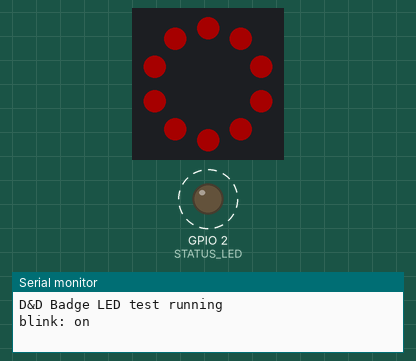
Bench run of a sketch on a simulated ESP8266 (NodeMCU). Shown: 10 RGB LEDs in a ring, first at the top, clockwise, output pins drawn as LEDs (lit = HIGH), the last lines printed to the serial monitor. Dashed ring = blinking. Dim RGB values are drawn brighter than linear.

Above: at 0.4 s.
At 1.4 s:
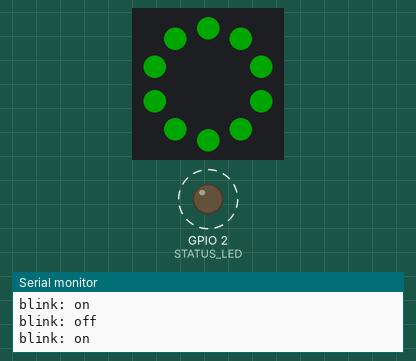
At 1.9 s:
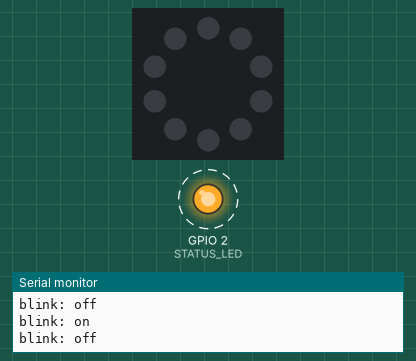
At 2.4 s:
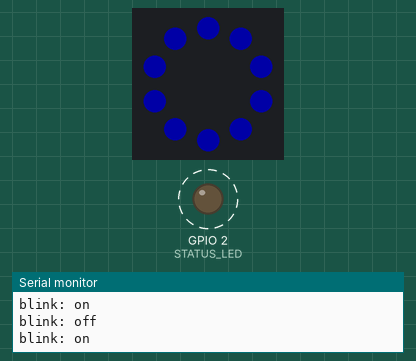
Timing chart, 0 to 3.2 s (numbered marks = the images above):
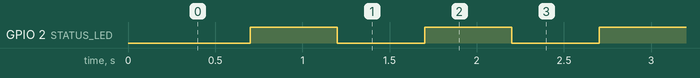

Measured:
- by itself, GPIO 2 (STATUS_LED): alternates HIGH for 0.50 s and LOW for 0.50 s
- by itself, everything shown: repeats every 3.0 s, in 6 steps

The sketch:

led-test.ino
```cpp
// The code is in led-test.cpp. This file only exists because the Arduino IDE
// needs a .ino named after the folder.
```

led-test.cpp
```cpp
// LED test firmware for the web flasher.
//
// Blinks the board's own LED once a second so you can see the flash worked.
//   ESP8266 / ESP-12F (the badge): blue LED on the module, GPIO2.
//     Also cycles the badge's WS2812B ring (GPIO15) red -> green -> blue,
//     if the ring has power (battery switch on).
//   ESP32 / ESP32-S3 / ESP32-C3 dev boards: the board's built-in LED.
//
// Open the flasher's "Logs & Console" to see a "blink" message every second.

#include <Arduino.h>

#if defined(ESP8266)
  #include <Adafruit_NeoPixel.h>
  #define STATUS_LED 2          // ESP-12F on-board LED, lit when LOW
  #define STATUS_ON LOW
  #define STATUS_OFF HIGH
  #define RING_PIN 15           // badge LED_DATA (GPIO15, pulled low by R6)
  #define RING_COUNT 10
  Adafruit_NeoPixel ring(RING_COUNT, RING_PIN, NEO_GRB + NEO_KHZ800);
#endif

static bool on = false;
static uint8_t step = 0;

static void setStatusLed(bool lit) {
#if defined(ESP8266)
  digitalWrite(STATUS_LED, lit ? STATUS_ON : STATUS_OFF);
#elif defined(RGB_BUILTIN)
  // S3 / C3 dev boards have an addressable RGB LED instead of a plain one.
  if (lit) neopixelWrite(RGB_BUILTIN, 0, 0, 40);
  else neopixelWrite(RGB_BUILTIN, 0, 0, 0);
#elif defined(LED_BUILTIN)
  digitalWrite(LED_BUILTIN, lit ? HIGH : LOW);
#else
  digitalWrite(2, lit ? HIGH : LOW);   // most ESP32 dev boards
#endif
}

void setup() {
  Serial.begin(115200);
#if defined(ESP8266)
  pinMode(STATUS_LED, OUTPUT);
  ring.begin();
  ring.clear();
  ring.show();               // make sure the ring starts dark
#elif !defined(RGB_BUILTIN)
  #if defined(LED_BUILTIN)
    pinMode(LED_BUILTIN, OUTPUT);
  #else
    pinMode(2, OUTPUT);
  #endif
#endif
  delay(200);
  Serial.println();
  Serial.println("D&D Badge LED test running");
}

void loop() {
  on = !on;
  setStatusLed(on);

#if defined(ESP8266)
  if (on) {
    const uint32_t colours[3] = {ring.Color(40, 0, 0), ring.Color(0, 40, 0), ring.Color(0, 0, 40)};
    ring.fill(colours[step % 3]);
    step++;
  } else {
    ring.clear();
  }
  ring.show();
#endif

  Serial.println(on ? "blink: on" : "blink: off");
  delay(500);
}
```
